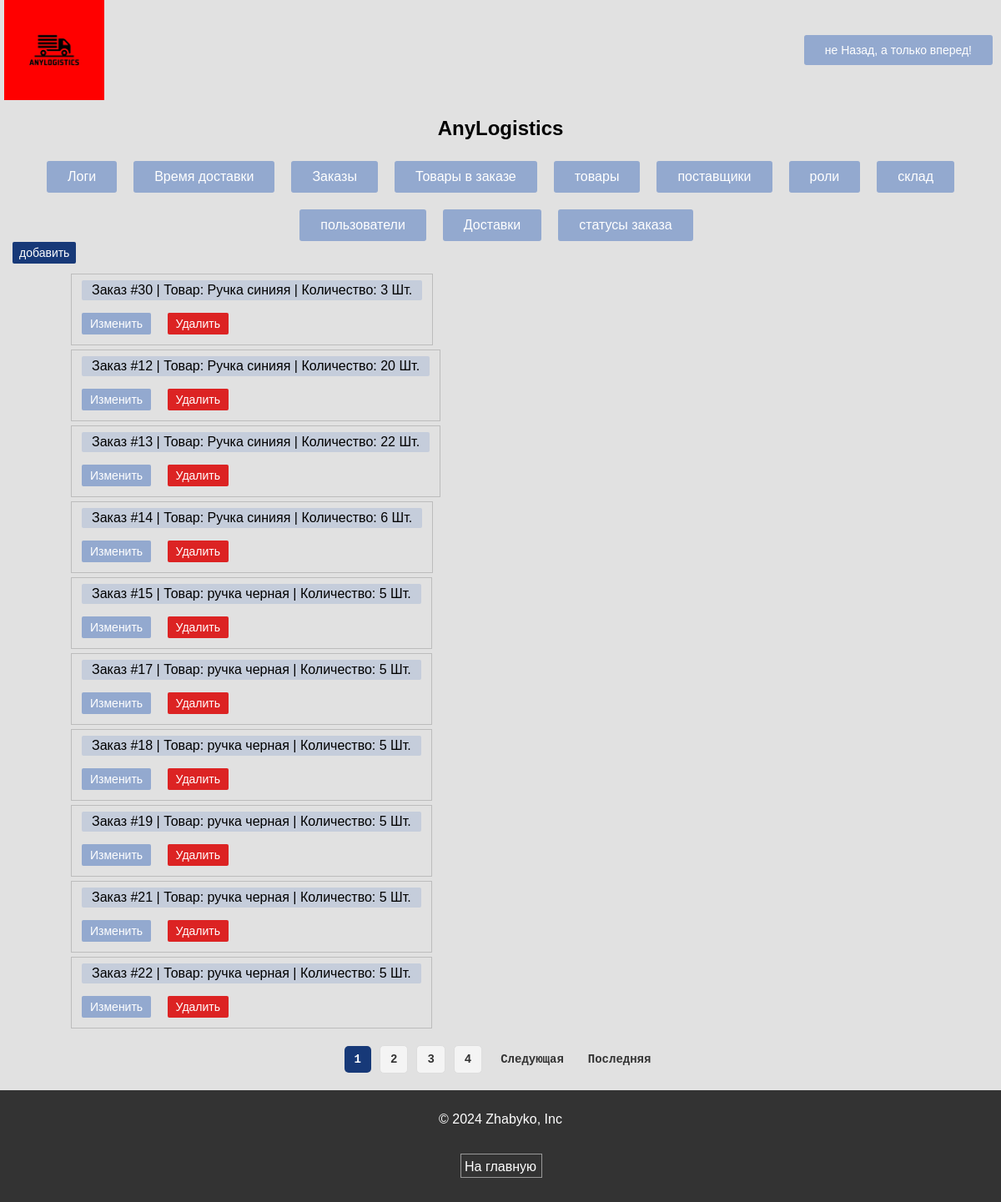
/logistic/productOrders/ (signed in), run on the app's committed database.
### logistic/models.py (models this page shows, shortened)
class ProductOrder(models.Model):
    product = models.ForeignKey(Product, on_delete=models.CASCADE)
    order = models.ForeignKey(Order, on_delete=models.CASCADE)
    quantity = models.IntegerField()
    is_deleted = models.BooleanField(default=False)
    objects = NonDeletedManager()
    all_objects = models.Manager()

class Order(models.Model):
    user = models.ForeignKey(User, on_delete=models.CASCADE)
    cost = models.FloatField()
    address = models.CharField(max_length=50)
    status = models.ForeignKey(OrderStatus, on_delete=models.CASCADE)
    tracking_number = models.IntegerField(blank=True, null=True)
    departure_date = models.DateTimeField(default=datetime.date.today())
    delivery_date = models.DateTimeField(null = True, blank = True)
    is_deleted = models.BooleanField(default=False)
    is_supply = models.BooleanField(default=False, verbose_name="Поставка")
    objects = NonDeletedManager()
    all_objects = models.Manager()

class Product(models.Model):
    title = models.CharField(max_length=20)
    provider = models.ForeignKey(Provider, on_delete=models.CASCADE)
    weight = models.FloatField()
    price = models.FloatField()
    is_deleted = models.BooleanField(default=False)
    objects = NonDeletedManager()
    all_objects = models.Manager()

### logistic/decorators.py (the view)
        def _wrapped_view(request, *args, **kwargs):
            if not request.user.is_authenticated:
                messages.warning(request, "Для доступа к этой странице необходимо войти в систему.")
                return redirect('home')
            if not request.user.role or request.user.role.role not in role_names:
                messages.warning(request, "У вас нет доступа к этой странице.")
                previous_url = request.META.get('HTTP_REFERER', reverse('home'))
                return redirect(previous_url)
            return view_func(request, *args, **kwargs)

### logistic/models.py (called while the page is built)
    def get_queryset(self):
        return super().get_queryset().filter(is_deleted=False)

### logistic/views.py (called while the page is built)
@login_required
@role_required(['client', 'manager', 'admin'])
def productorders_list(request):
    logs = ProductOrder.objects.all()
    paginator = Paginator(logs, 10)
    page_number = request.GET.get('page')
    page_obj = paginator.get_page(page_number)
    return render(request, 'producrOrders.html', {'page_obj': page_obj})

### logistic/templates/producrOrders.html (shortened to what this page needs)
{% extends 'base.html' %}
{% load static %}
{% block body %}
    <a class="secondary-btn" href="{% url 'add_productorders' %}">добавить</a>
    <ul>
  {% for product_order in page_obj %}
      <div class="ulclass">
            <li class="liclass" >Заказ #{{ product_order.order.id }} | Товар: {{ product_order.product.title }} | Количество: {{ product_order.quantity }} Шт.</li>
            <a class="service-btn" href="{% url 'edit_productorders' product_order.pk %}">Изменить</a>
            <a href="{% url 'delete_productorders' product_order.pk %}" class="delbtn" onclick="return confirm('Вы уверены что хотите удалить объект' +
             ' {{ product_order.product.title }}');">Удалить</a>
      </div>
    {% endfor %}
    </ul>
    {% include 'inc/_paginator.html' %}
{% endblock %}

### Kur2/static/styles/style.css (style rules this page uses)
html, body { height: 100%; margin: 0; }
body { font-family: 'Lucida Sans Unicode', 'Lucida Grande', sans-serif; font-size: 16px; background: #e1e1e1; background-size: cover; min-height: 100%; }
.service-btn { text-align: center; vertical-align: center; background-color: #93a9cf; width: fit-content; text-wrap: auto; border: none; color: #ffffff; margin: 10px; padding: 5px 10px; text-decoration: none; display: inline-block; font-size: 14px; border-radius: 2px; }
.secondary-btn { background-color: #173978; margin: 10px; border-radius: 2px; text-decoration: none; padding: 5px 8px; color: white; font-size: 14px; }
.delbtn { background-color: #dc2323; margin: 5px; border-radius: 2px; text-decoration: none; border: 0px; padding: 5px 10px; color: white; font-size: 14px; }
.liclass { list-style: none; background-color: rgba(147, 169, 207, 0.36); border-radius: 2px; padding: 3px 12px; width: fit-content; margin: 5px 10px; }
.ulclass { flex: 1 1 calc(40% - 5%); padding: 2px; margin: 5px 40px 5px 40px; width: fit-content; border: 1px solid rgba(31, 31, 31, 0.19); }

### data on the page
ProductOrder: order.id "30", product "Ручка синияя", quantity "3"
ProductOrder: order.id "12", product "Ручка синияя", quantity "20"
ProductOrder: order.id "13", product "Ручка синияя", quantity "22"
ProductOrder: order.id "14", product "Ручка синияя", quantity "6"
ProductOrder: order.id "15", product "ручка черная", quantity "5"
ProductOrder: order.id "17", product "ручка черная", quantity "5"
ProductOrder: order.id "18", product "ручка черная", quantity "5"
ProductOrder: order.id "19", product "ручка черная", quantity "5"
ProductOrder: order.id "21", product "ручка черная", quantity "5"
ProductOrder: order.id "22", product "ручка черная", quantity "5"

### other printed values
{{ num }} "1"
{{ num }} "2" "3" "4"
